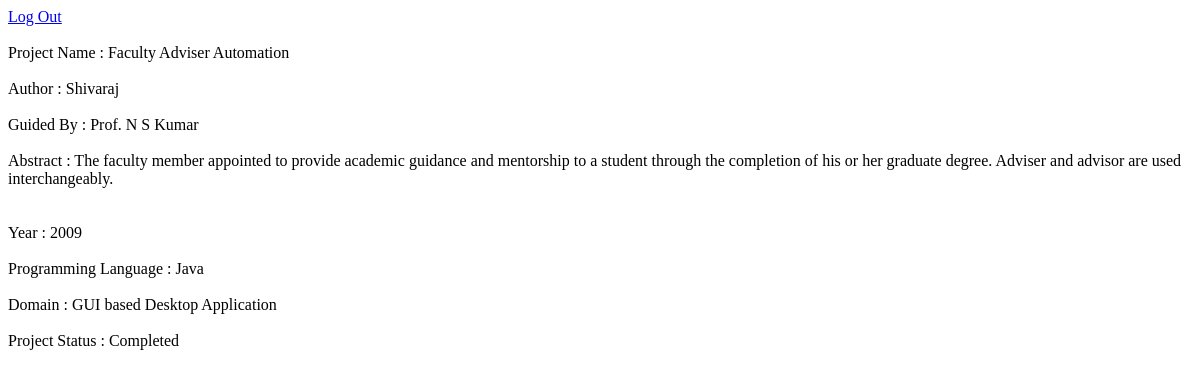
Page /second.php?id=4 (signed in) on the committed database.
### tables this page shows
CREATE TABLE IF NOT EXISTS `project` (
  `Name` varchar(255) NOT NULL,
  `id` int(255) NOT NULL AUTO_INCREMENT,
  `author` varchar(50) NOT NULL,
  `guide` varchar(50) NOT NULL,
  `year` year(4) NOT NULL,
  `PL` varchar(20) NOT NULL,
  `domain` varchar(30) NOT NULL,
  `status` tinyint(1) NOT NULL,
  PRIMARY KEY (`id`)
);

### second.php (the view, shortened to what this page needs)
<html>
<head>
	<link href="css/style.css" rel="stylesheet" type="text/css"/>
</head>
<body>
<?php
echo "<a href='logout.php'>Log Out</a>";
echo "<br><br>";
$id = $_GET['id'];
$con=mysqli_connect("localhost","root","a","projects");
$result = mysqli_query($con,"SELECT * FROM project WHERE id=$id");
$row = mysqli_fetch_array($result);
echo "Project Name : ";
echo $row['Name'];
echo "<br>";echo "<br>";
echo "Author : ";
echo $row['author'];
echo "<br>";echo "<br>";
echo "Guided By : Prof. ";
echo $row['guide'];
echo "<br>";echo "<br>";
echo "Abstract : ";
$file=fopen("info".$id.".txt","r") or exit("Unable to open file!");
while(!feof($file))
{
  echo fgets($file). "<br>";
}
echo "<br>";echo "<br>";
echo "Year : ";
echo $row['year'];
echo "<br>";echo "<br>";
echo "Programming Language : ";
echo $row['PL'];
echo "<br>";echo "<br>";
echo "Domain : ";
echo $row['domain'];
echo "<br>";echo "<br>";
echo "Project Status : ";
if ($row['status'] == 0)
	echo "Not Completed";
else
	echo "Completed";
echo "<br>";echo "<br>";
?>
</body>
</html>

### rows in the picture
project: Name "Faculty Adviser Automation", author "Shivaraj", guide "N S Kumar", year "2009", PL "Java", domain "GUI based Desktop Application"

### other values in the picture
fgets($file) "The faculty member appointed to provide academic guidance and mentorship to a student through the completion of his or her graduate degree. Adviser and advisor are used interchangeably."
